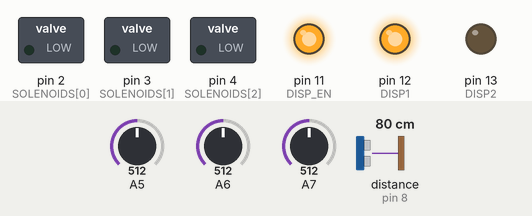
This sketch was run on a simulated Arduino Uno, built with avr-gcc and run on an emulated ATmega328P. Parts: switched loads named in the sketch (green lamp = pin HIGH), output pins drawn as LEDs (lit = HIGH). Wiring (inferred from the names in the program): ultrasonic range finder: trigger pin 9; echo pin 8. Inputs (shaded band) come from the test bench; at power-on: A5 = 512, A6 = 512, A7 = 512, distance to the obstacle (sensor on pin 8) 80 cm. The echo pulse lasts 58.3 µs per cm; pins used as bus, display or sensor lines are not drawn; what the sketch prints to the serial monitor is not drawn.

Above: at 0.1 s.
Timing chart, 0 to 1.6 s (numbered marks = the images above):
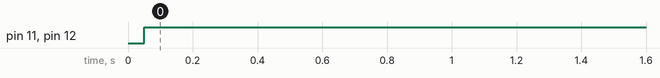

Measured:
- by itself, pin 11 (DISP_EN): LOW → HIGH at 0.05 s
- by itself, pin 12 (DISP1): LOW → HIGH at 0.06 s

The sketch:

control.ino
```cpp
// rough draft of a state machine to control the hand sanitization process.
// to do: connect to a
#include <HardwareSerial.h>


// MOTOR PINS

int DISP_EN = 11;
int DISP1 = 12;
int DISP2 = 13;

// SENSOR PINS

int US_TRIG = 9;
int US_ECHO = 8;
float US_FLAG = 1000;

// CONTEOL PINS

float duration, distance; //for ultrasonic sensing

int NUM_SOLENOIDS = 3; // number of solenoid pins, make sure this = length of SOLENOIDS
int NUM_DISP = 3; // number of dispensers, make sure this = length of DISPS

int SOLENOIDS[] = {2, 3, 4}; // array of solenoid pins
int *solenoidStates; // array of solenoid states, 1 = closed, 0 = open

int PUMP; // pump motor
int DISPS[] = {5, 6, 7}; // array of water level sensors
int *levelReadings; // array of sensor readings

unsigned long GENERATION_TIME = 1000; // time for HClO generation to run
unsigned long GENERATION_DOWN_TIME = 2000; // time in between HClO generation

int ACC_LEVEL_THRESHOLD; // acceptable level of water to fill
int UNACC_LEVEL_THRESHOLD; //level of water to signal a refill

int GENERATOR; // pin for controlling the generation of HCLO

int genStatus; // boolean state of the generator
unsigned long lastGeneration; // variable for tracking the last time when the generator was powered.
unsigned long genOn; // variable for the time at which the generator was powered on.

unsigned long currentTime; // variable for pseudo-threading

void debugPrint(); // debug print statement


void setup() {
  // SERIAL SETUP
  Serial.begin(9600); // communication through serial port

  // MOTOR SETUP
  pinMode(DISP_EN, OUTPUT);
  pinMode(DISP1, OUTPUT);
  pinMode(DISP2, OUTPUT);

  //SENSOR SETUP
  pinMode(US_TRIG, OUTPUT);
  pinMode(US_ECHO, INPUT);

  solenoidStates = (int *)calloc(sizeof(int), NUM_SOLENOIDS);
  levelReadings = (int *)calloc(sizeof(float), NUM_DISP);

  for (int i = 0; i < NUM_SOLENOIDS; i++) {
    pinMode(SOLENOIDS[i], OUTPUT);
  }

  for (int i = 0; i < NUM_DISP; i++) {
    pinMode(DISPS[i], INPUT);
  }

  pinMode(GENERATOR, OUTPUT);
  lastGeneration = 0; // look into making last generation
  genStatus = 0;
  genOn = 0;
}

void loop() {
  delay(50); // ensure that current time is not 0

  analogWrite(DISP_EN, 255);

  while(currentTime = millis()) {

    // get ultrasonic reading
    digitalWrite(US_TRIG, LOW);
    delayMicroseconds(2);
    digitalWrite(US_TRIG, HIGH);
    delayMicroseconds(10);
    digitalWrite(US_TRIG, LOW);

    duration = pulseIn(US_ECHO, HIGH);

    if (duration > US_FLAG) {
      digitalWrite(DISP1, HIGH);
      digitalWrite(DISP2, LOW);
    }

    if (genStatus) { // if generator on
      if ((currentTime - genOn) >= GENERATION_TIME) {
        lastGeneration = currentTime;
        digitalWrite(GENERATOR, LOW);
        genStatus = 1 - genStatus;
        debugPrint();
      }
    } else {
      if ((currentTime - lastGeneration) >= GENERATION_DOWN_TIME) {
        genOn = currentTime;
        digitalWrite(GENERATOR, HIGH);
        genStatus = 1 - genStatus;
        debugPrint();
      }
    }

    for (int i = 0; i < NUM_SOLENOIDS; i++) {
      levelReadings[i] = analogRead(DISPS[i]);
      if (!solenoidStates[i] && levelReadings[i] > ACC_LEVEL_THRESHOLD) {
        solenoidStates[i] = 1;
      } else if (solenoidStates[i] && levelReadings[i] < UNACC_LEVEL_THRESHOLD) {
        solenoidStates[i] = 0;
      }
    }
  }
}

/* debug print statement */
void debugPrint() {
  Serial.print("current time: ");
  Serial.print(currentTime);
  Serial.print(" ms\ngenerator status: ");
  Serial.print(genStatus ? "on" : "off");
  Serial.print("\nsensor readings: \n");
  for (int i = 0; i < NUM_DISP; i++) {
    Serial.print("    sensor");
    Serial.print(i);
    Serial.print(": ");
    Serial.print(levelReadings[i]);
    Serial.print("\n");
  }
  Serial.print("\n");
}
```
